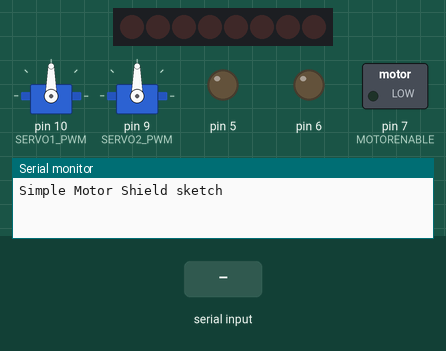
Recording of a sketch running on a simulated Arduino Uno, built with avr-gcc and run on an emulated ATmega328P. Parts: 8 shift-register outputs drawn as a row of LEDs (first output left, lit = HIGH), 2 × servo, switched loads named in the sketch (green lamp = pin HIGH), output pins drawn as LEDs (lit = HIGH), the last lines printed to the serial monitor. Wiring (inferred from the names in the program): shift register (74HC595): data pin 8; shift clock pin 4; latch pin 12. Wiring (inferred from the signals the program sends): row of LEDs: on Q0, Q1, Q2, Q3, Q4, Q5, Q6, Q7. Inputs (shaded band) come from the test bench. Pins used as bus, display or sensor lines are not drawn.

Above: at 1.2 s.
1.3 s: "S" received over Serial
At 2.9 s:
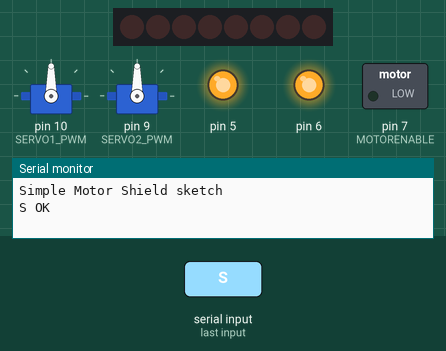
3.9 s: "F" received over Serial
At 6.1 s:
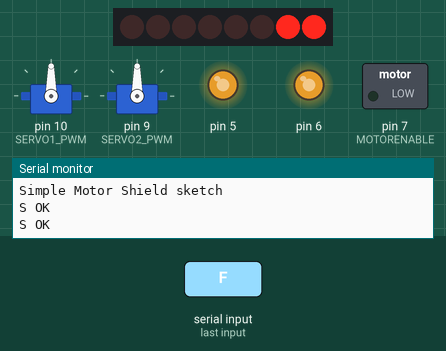
6.5 s: "3" received over Serial
At 8.0 s:
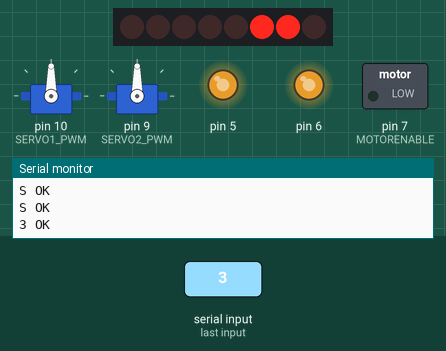
9.1 s: "B" received over Serial
At 11.2 s:
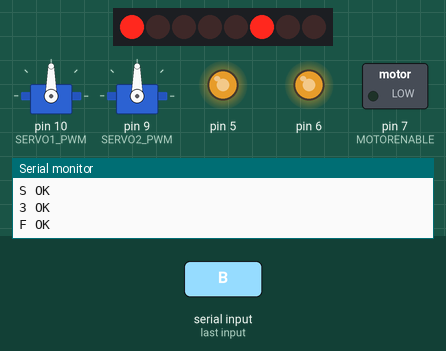
11.7 s: "4" received over Serial
At 12.6 s:
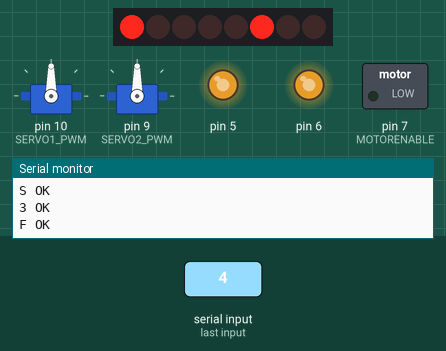
14.3 s: "R" received over Serial
At 16.4 s:
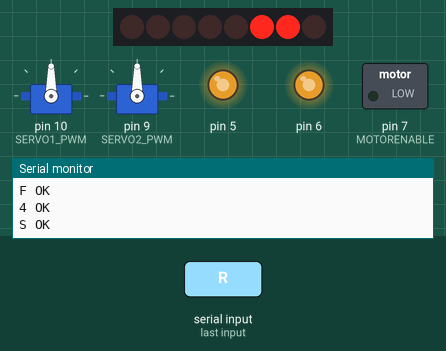
Timing chart, 0 to 17.9 s (numbered marks = the images above; inputs shaded):
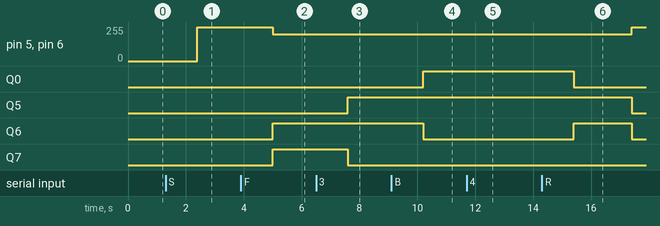

The sketch:

motorshield.ino.ino
```cpp
#include <Servo.h>

#include <AFMotor.h>


AF_Stepper stepmotor(48, 1);

// Arduino pins for the shift register
#define MOTORLATCH 12
#define MOTORCLK 4
#define MOTORENABLE 7
#define MOTORDATA 8

// 8-bit bus after the 74HC595 shift register
// (not Arduino pins)
// These are used to set the direction of the bridge driver.
#define MOTOR1_A 2
#define MOTOR1_B 3
#define MOTOR2_A 1
#define MOTOR2_B 4
#define MOTOR3_A 5
#define MOTOR3_B 7
#define MOTOR4_A 0
#define MOTOR4_B 6

// Arduino pins for the PWM signals.
#define MOTOR1_PWM 11
#define MOTOR2_PWM 3
#define MOTOR3_PWM 6
#define MOTOR4_PWM 5
#define SERVO1_PWM 10
#define SERVO2_PWM 9

// Codes for the motor function.
#define FORWARD 1
#define BACKWARD 2
#define BRAKE 3
#define RELEASE 4


// Declare classes for Servo connectors of the MotorShield.
Servo servo_1;
Servo servo_2;
int count = 999;


void setup()
{
  Serial.begin(9600);
  Serial.println("Simple Motor Shield sketch");

  // Use the default "Servo" library of Arduino.
  // Attach the pin number to the servo library.
  // This might also set the servo in the middle position.
  servo_1.attach(SERVO1_PWM);
  servo_2.attach(SERVO2_PWM);
  stepmotor.setSpeed(100);
}


void loop()
{
      // send data only when you receive data:
        if (Serial.available() > 0) {
                // read the incoming byte:
                //incomingByte = Serial.read();
                String  str = Serial.readString();
                // say what you goi:
                if(str == "3") {
                   count         = 0;
                  Serial.println("3 OK");
                  motor(3, FORWARD, 256);
                }
                if(str == "4") {
                  Serial.println("4 OK");
                  count         = 0;
                  motor(4, FORWARD, 256);
                }
               if(str == "B") {
                  motor(3, FORWARD, 256);
                  motor(4, FORWARD, 256);
                  count         = 0;
                  Serial.println("F OK");
               }
               if(str == "S") {
                  motor(3, BRAKE, 128);
                  motor(4, BRAKE, 128);
                  count         = 0;
                  Serial.println("S OK");
               }
               if(str == "F") {
                  motor(3, BACKWARD, 200);
                  motor(4, BACKWARD, 200);
                  count         = 0;
                  Serial.println("S OK");
               }

               if(str == "R") {
                  motor(4, BACKWARD, 200);
                  motor(3, FORWARD, 200);
                  count         = 0;
                  Serial.println("S OK");
               }
               if(str == "L") {
                  motor(3, BACKWARD, 200);
                  motor(4, FORWARD, 200);
                  count         = 0;
                  Serial.println("S OK");
               }
               if(str == "U") {
                count         = 0;
                for(int i =0; i < 5 ;i++) {
                   stepmotor.step(10, FORWARD, SINGLE);
                   Serial.println("Cam UP OK");
                }
               }

               if(str == "D") {
                 count         = 0;
                 for(int i =0; i < 5 ;i++) {
                   stepmotor.step(10, BACKWARD, SINGLE);
                 }
                  Serial.println("Cam Down OK");
               }

        }
        if(count == 999) {
          delay(100);
          return;
        }
         count++;
         if(count > 20) {
             count         = 999;
             motor(3, BRAKE, 128);
             motor(4, BRAKE, 128);
         }

       delay(100);


}

// Initializing
// ------------
// There is no initialization function.
//
// The shiftWrite() has an automatic initializing.
// The PWM outputs are floating during startup,
// that's okay for the Motor Shield, it stays off.
// Using analogWrite() without pinMode() is valid.
//


// ---------------------------------
// motor
//
// Select the motor (1-4), the command,
// and the speed (0-255).
// The commands are: FORWARD, BACKWARD, BRAKE, RELEASE.
//
void motor(int nMotor, int command, int speed)
{
  int motorA, motorB;

  if (nMotor >= 1 && nMotor <= 4)
  {
    switch (nMotor)
    {
    case 1:
      motorA   = MOTOR1_A;
      motorB   = MOTOR1_B;
      break;
    case 2:
      motorA   = MOTOR2_A;
      motorB   = MOTOR2_B;
      break;
    case 3:
      motorA   = MOTOR3_A;
      motorB   = MOTOR3_B;
      break;
    case 4:
      motorA   = MOTOR4_A;
      motorB   = MOTOR4_B;
      break;
    default:
      break;
    }

    switch (command)
    {
    case FORWARD:
      motor_output (motorA, HIGH, speed);
      motor_output (motorB, LOW, -1);     // -1: no PWM set
      break;
    case BACKWARD:
      motor_output (motorA, LOW, speed);
      motor_output (motorB, HIGH, -1);    // -1: no PWM set
      break;
    case BRAKE:
      // The AdaFruit library didn't implement a brake.
      // The L293D motor driver ic doesn't have a good
      // brake anyway.
      // It uses transistors inside, and not mosfets.
      // Some use a software break, by using a short
      // reverse voltage.
      // This brake will try to brake, by enabling
      // the output and by pulling both outputs to ground.
      // But it isn't a good break.
      motor_output (motorA, LOW, 255); // 255: fully on.
      motor_output (motorB, LOW, -1);  // -1: no PWM set
      break;
    case RELEASE:
      motor_output (motorA, LOW, 0);  // 0: output floating.
      motor_output (motorB, LOW, -1); // -1: no PWM set
      break;
    default:
      break;
    }
  }
}


// ---------------------------------
// motor_output
//
// The function motor_ouput uses the motor driver to
// drive normal outputs like lights, relays, solenoids,
// DC motors (but not in reverse).
//
// It is also used as an internal helper function
// for the motor() function.
//
// The high_low variable should be set 'HIGH'
// to drive lights, etc.
// It can be set 'LOW', to switch it off,
// but also a 'speed' of 0 will switch it off.
//
// The 'speed' sets the PWM for 0...255, and is for
// both pins of the motor output.
//   For example, if motor 3 side 'A' is used to for a
//   dimmed light at 50% (speed is 128), also the
//   motor 3 side 'B' output will be dimmed for 50%.
// Set to 0 for completelty off (high impedance).
// Set to 255 for fully on.
// Special settings for the PWM speed:
//    Set to -1 for not setting the PWM at all.
//
void motor_output (int output, int high_low, int speed)
{
  int motorPWM;

  switch (output)
  {
  case MOTOR1_A:
  case MOTOR1_B:
    motorPWM = MOTOR1_PWM;
    break;
  case MOTOR2_A:
  case MOTOR2_B:
    motorPWM = MOTOR2_PWM;
    break;
  case MOTOR3_A:
  case MOTOR3_B:
    motorPWM = MOTOR3_PWM;
    break;
  case MOTOR4_A:
  case MOTOR4_B:
    motorPWM = MOTOR4_PWM;
    break;
  default:
    // Use speed as error flag, -3333 = invalid output.
    speed = -3333;
    break;
  }

  if (speed != -3333)
  {
    // Set the direction with the shift register
    // on the MotorShield, even if the speed = -1.
    // In that case the direction will be set, but
    // not the PWM.
    shiftWrite(output, high_low);

    // set PWM only if it is valid
    if (speed >= 0 && speed <= 255)
    {
      analogWrite(motorPWM, speed);
    }
  }
}


// ---------------------------------
// shiftWrite
//
// The parameters are just like digitalWrite().
//
// The output is the pin 0...7 (the pin behind
// the shift register).
// The second parameter is HIGH or LOW.
//
// There is no initialization function.
// Initialization is automatically done at the first
// time it is used.
//
void shiftWrite(int output, int high_low)
{
  static int latch_copy;
  static int shift_register_initialized = false;

  // Do the initialization on the fly,
  // at the first time it is used.
  if (!shift_register_initialized)
  {
    // Set pins for shift register to output
    pinMode(MOTORLATCH, OUTPUT);
    pinMode(MOTORENABLE, OUTPUT);
    pinMode(MOTORDATA, OUTPUT);
    pinMode(MOTORCLK, OUTPUT);

    // Set pins for shift register to default value (low);
    digitalWrite(MOTORDATA, LOW);
    digitalWrite(MOTORLATCH, LOW);
    digitalWrite(MOTORCLK, LOW);
    // Enable the shift register, set Enable pin Low.
    digitalWrite(MOTORENABLE, LOW);

    // start with all outputs (of the shift register) low
    latch_copy = 0;

    shift_register_initialized = true;
  }

  // The defines HIGH and LOW are 1 and 0.
  // So this is valid.
  bitWrite(latch_copy, output, high_low);

  // Use the default Arduino 'shiftOut()' function to
  // shift the bits with the MOTORCLK as clock pulse.
  // The 74HC595 shiftregister wants the MSB first.
  // After that, generate a latch pulse with MOTORLATCH.
  shiftOut(MOTORDATA, MOTORCLK, MSBFIRST, latch_copy);
  delayMicroseconds(5);    // For safety, not really needed.
  digitalWrite(MOTORLATCH, HIGH);
  delayMicroseconds(5);    // For safety, not really needed.
  digitalWrite(MOTORLATCH, LOW);
}
```

Measured:
- after the input at 1.3 s, pin 5, pin 6: 0/255 → 255/255 after 1.1 s
- after the input at 3.9 s, pin 5, pin 6: 255/255 → 200/255 after 1.1 s; Q6, Q7: LOW → HIGH after 1.1 s
- after the input at 6.5 s, pin 5, pin 6: stays 200/255 (without the input it goes to 255/255 after 0.50 s)
- after the input at 9.1 s, pin 5, pin 6: stays 200/255 (without the input it goes to 255/255 after 0.50 s)
- after the input at 11.7 s, pin 5, pin 6: stays 200/255 (without the input it goes to 255/255 after 0.50 s)
- after the input at 14.3 s, pin 5, pin 6: 200/255 → 255/255 after 3.1 s instead of 0.50 s
